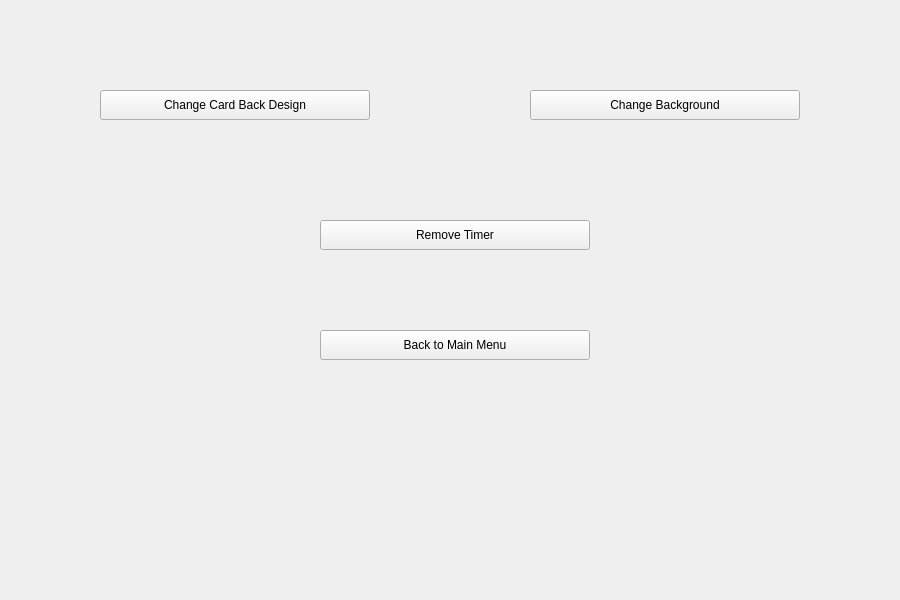
   <widget class="QWidget" name="optionsMenu" native="true">
    <property name="geometry">
     <rect>
      <x>0</x>
      <y>0</y>
      <width>900</width>
      <height>600</height>
     </rect>
    </property>
    <property name="toolTipDuration">
     <number>53</number>
    </property>
    <widget class="QLabel" name="optionsMenu_background">
     <property name="geometry">
      <rect>
       <x>0</x>
       <y>0</y>
       <width>900</width>
       <height>600</height>
      </rect>
     </property>
     <property name="text">
      <string/>
     </property>
     <property name="pixmap">
      <pixmap>Backgrounds/defaultBackground.jpg</pixmap>
     </property>
    </widget>
    <widget class="QPushButton" name="optionsMenu_changeCardBackDesignButton">
     <property name="geometry">
      <rect>
       <x>100</x>
       <y>90</y>
       <width>270</width>
       <height>30</height>
      </rect>
     </property>
     <property name="text">
      <string>Change Card Back Design</string>
     </property>
    </widget>
    <widget class="QLabel" name="optionsMenu_design">
     <property name="geometry">
      <rect>
       <x>0</x>
       <y>380</y>
       <width>801</width>
       <height>561</height>
      </rect>
     </property>
     <property name="text">
      <string/>
     </property>
     <property name="pixmap">
      <pixmap>SoLITaire Logo.png</pixmap>
     </property>
    </widget>
    <widget class="QPushButton" name="optionsMenu_changeBackgroundButton">
     <property name="geometry">
      <rect>
       <x>530</x>
       <y>90</y>
       <width>270</width>
       <height>30</height>
      </rect>
     </property>
     <property name="text">
      <string>Change Background</string>
     </property>
    </widget>
    <widget class="QPushButton" name="optionsMenu_removeTimerButton">
     <property name="geometry">
      <rect>
       <x>320</x>
       <y>220</y>
       <width>270</width>
       <height>30</height>
      </rect>
     </property>
     <property name="text">
      <string>Remove Timer</string>
     </property>
    </widget>
    <widget class="QPushButton" name="optionsMenu_backToMainMenuButton">
     <property name="geometry">
      <rect>
       <x>320</x>
       <y>330</y>
       <width>270</width>
       <height>30</height>
      </rect>
     </property>
     <property name="text">
      <string>Back to Main Menu</string>
     </property>
    </widget>
   </widget>
